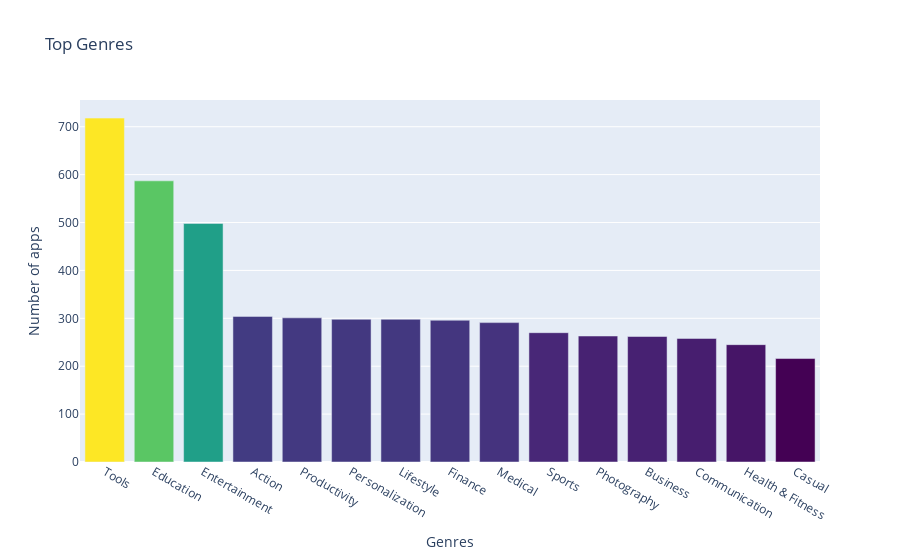

The cell this chart's notebook holds for it:
### Code cell
vbar= pex.bar(x= genres_count.index, y= genres_count.values, title="Top Genres", color=genres_count.values, color_continuous_scale="Viridis")
vbar.update_layout(yaxis_title="Number of apps", xaxis_title="Genres", coloraxis_showscale=False)
vbar.show()

### Figure 1 — Plotly figure (JSON) as saved in the notebook; plotly's stock layout.template omitted (floating-point values rounded to 4 significant figures)
{"data": [{"alignmentgroup": "True", "hovertemplate": "x=%{x}<br>y=%{y}<br>color=%{marker.color}<extra></extra>", "legendgroup": "", "marker": {"color": [718, 587, 498, 304, 301, 298, 298, 296, 291, 270, 263, 262, 258, 245, 216], "coloraxis": "coloraxis", "pattern": {"shape": ""}}, "name": "", "offsetgroup": "", "orientation": "v", "showlegend": false, "textposition": "auto", "type": "bar", "x": ["Tools", "Education", "Entertainment", "Action", "Productivity", "Personalization", "Lifestyle", "Finance", "Medical", "Sports", "Photography", "Business", "Communication", "Health & Fitness", "Casual"], "xaxis": "x", "y": [718, 587, 498, 304, 301, 298, 298, 296, 291, 270, 263, 262, 258, 245, 216], "yaxis": "y"}], "layout": {"barmode": "relative", "coloraxis": {"colorbar": {"title": {"text": "color"}}, "colorscale": [[0, "#440154"], [0.1111, "#482878"], [0.2222, "#3e4989"], [0.3333, "#31688e"], [0.4444, "#26828e"], [0.5556, "#1f9e89"], [0.6667, "#35b779"], [0.7778, "#6ece58"], [0.8889, "#b5de2b"], [1, "#fde725"]], "showscale": false}, "legend": {"tracegroupgap": 0}, "title": {"text": "Top Genres"}, "xaxis": {"anchor": "y", "domain": [0, 1], "title": {"text": "Genres"}}, "yaxis": {"anchor": "x", "domain": [0, 1], "title": {"text": "Number of apps"}}}}
